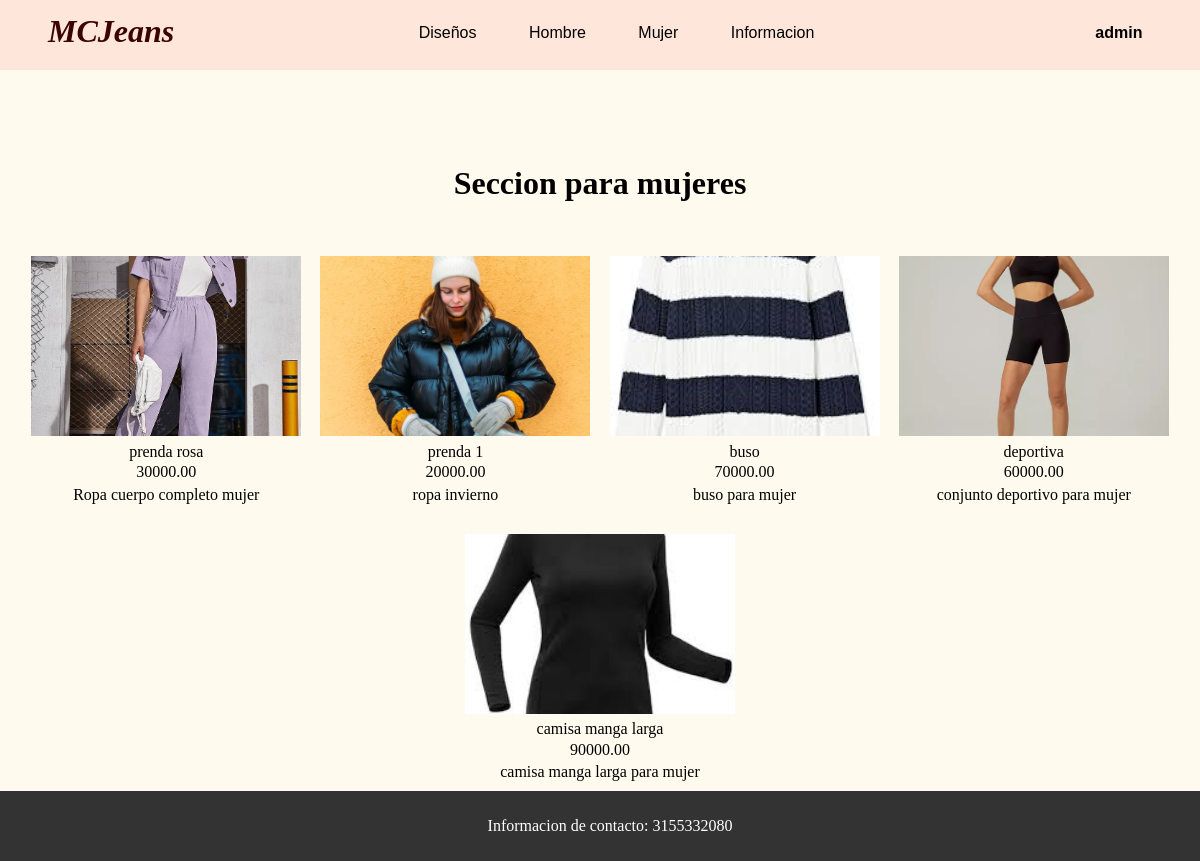
Screenshot of /mujer/ (signed in) with the database file from the repository.
### principal/models.py (models this page shows, shortened)
class Producto(models.Model):
    Nombre = models.CharField(max_length=200)
    Descripcion = models.CharField(max_length=1000)
    Precio = models.DecimalField(max_digits=10, decimal_places=2)
    Imagen = models.ImageField(upload_to='static/img/productos/', null=True, blank=True)
    Unidades_disponibles = models.IntegerField(default=0, validators=[MinValueValidator(0)])
    categoria = models.BooleanField(default=True)

### principal/views.py (the view)
# urls.py: path('mujer/',views.mujer, name="mujer"),
def mujer(request):
    producto = Producto.objects.all()
    return render(request, 'mujer.html',{
        'producto' : producto
    })

### principal/templates/mujer.html (shortened to what this page needs)
{% extends 'navbar.html' %}
{% load static %}
{% block extrahead %}
<head>
    <link rel="stylesheet" href="{% static '/css/disenos.css' %}">
    <link rel="stylesheet" href="{% static '/css/contenido.css' %}">
</head>
{% endblock extrahead%}
    {% block content %}
    <div class="content">
        <h1>Seccion para mujeres</h1>
        <br>
        <div class="imagenes">
            {% for pro in producto %}
            {% if pro.categoria == True %}
            <a class="sobre" href="{% url 'producto' pro.id %}">
                <figure>
                    <img width="400" height="240" src="{{ pro.Imagen.url }}" alt="prenda3">
                    <figcaption>
                        <p class="prenda_title">{{pro.Nombre}}</p>
                        <p class="prenda_precio">{{pro.Precio}}</p>
                        <p class="prenda_descripcion">{{pro.Descripcion}}</p>
                    </figcaption>
                </figure>
            </a>
            {% endif %}
            {% endfor %}
        </div>
        <br><br><br>
        <div class="bot">
            <p>Informacion de contacto: 3155332080</p>
        </div>
    </div>
    </div>
    {% endblock content%}

### principal/templates/navbar.html (shortened to what this page needs)
{% load static %}
<!DOCTYPE html>
<html lang="es">
<head>
    <link rel="stylesheet" href="{% static 'css/Menu.css' %}">
    {% block extrahead %}
    {% endblock extrahead%}
</head>
<body>
    <div class="menu">
        <ul class="menu li">
            <a class="logo" href="{% url 'main' %}">MCJeans</a>
            <li><a href="{% url 'disenos' %}">Diseños</a></li>
            <li><a href="{% url 'hombre' %}">Hombre</a></li>
            <li><a href="{% url 'mujer' %}">Mujer</a></li>
            <li><a href="{% url 'informacion' %}">Informacion</a></li>
            {% if user.is_authenticated %}
            <li>
                <div class="dropdown">
                    <a class="login" href="#" id="dropdownMenuLink" data-bs-toggle="dropdown" aria-expanded="false">
                        {{ user.username }}
                    </a>
                </div>
            </li>
            {% else %}
            <li><a class="login" href="{% url 'registro' %}">Iniciar sesion</a></li>
            {% endif %}
        </ul>
    </div>
    <div class="content">
        {% block content %}
        {% endblock content%}
</body>
</html>

### static/css/Menu.css (style rules this page uses)
body { margin: 0; padding: 0; margin: 0; background-color: #FFFAEE; }
.menu { position: fixed; font-family: Arial, Helvetica, sans-serif; background-color: #ffe6da; padding-bottom: 70px; border-bottom: 5vw; width: 100vw; animation: desplazar 0.6s; z-index: 998; }
.menu ul { text-align: left; list-style: none; width: 100vw; max-width: 100vw; margin: 0vw; display: inline-block; padding: 0vw; }
.menu li a { text-decoration: none; color: black; padding: 3vw; display: block; margin: 0; }
.menu li { display: inline-block; margin: -1vw; text-align: center; padding: 0%; }
.logo { text-decoration: none; font-size: 2em; font-family: Cambria, Cochin, Georgia, Times, 'Times New Roman', serif; font-style: oblique; font-weight: bold; color: rgb(59, 4, 4); text-align: center; display: inline-block; margin-right: 18vw; margin-left: 4vw; transform: translateY(10%); }
.menu ul li .login { text-decoration: none; font-weight: bold; color: black; margin-left: 18vw; width: 6vw; }

### static/css/disenos.css (style rules this page uses)
.imagenes { display: flex; flex-wrap: wrap; justify-content: center; font-family: "Monserrat-Light"; position: relative; margin: 0.4vw; }
.imagenes figure { margin: 0.1vw; padding: 0.5vw; margin-bottom: 1vw; }
.imagenes figure img { width: 22.5vw; min-width: 200px; height: 15vw; min-height: 150px; object-fit: cover; margin: 0.2vw; }
.prenda_title { font-family: "Monserrat-bold"; text-align: center; padding: 0%; margin: 0%; }
.prenda_precio { font-family: "Monserrat-medium"; text-align: center; padding: 0.2vw; margin: 0%; }
.prenda_descripcion { font-family: "Monserrat-light"; text-align: center; padding: 0.2vw; margin: 0%; }
.sobre { text-decoration: none; color: inherit; }

### static/css/contenido.css (style rules this page uses)
.content { padding-top: 6%; }
h1 { text-align: center; font-family: "Monserrat-Light"; }
.bot { position: absolute; bottom: 0; left: 0; bottom: 0; width: 100%; background-color: #333; color: #fff; padding: 10px; text-align: center; }
body { position: relative; min-height: 100vh; }

### rows the page displays
Producto: Imagen (picture), Nombre "prenda rosa", Precio "30000.00", Descripcion "Ropa cuerpo completo mujer"
Producto: Imagen (picture), Nombre "prenda 1", Precio "20000.00", Descripcion "ropa invierno"
Producto: Imagen (picture), Nombre "buso", Precio "70000.00", Descripcion "buso para mujer"
Producto: Imagen (picture), Nombre "deportiva", Precio "60000.00", Descripcion "conjunto deportivo para mujer"
Producto: Imagen (picture), Nombre "camisa manga larga", Precio "90000.00", Descripcion "camisa manga larga para mujer"

### other values shown
{{ user.username }} "admin"
